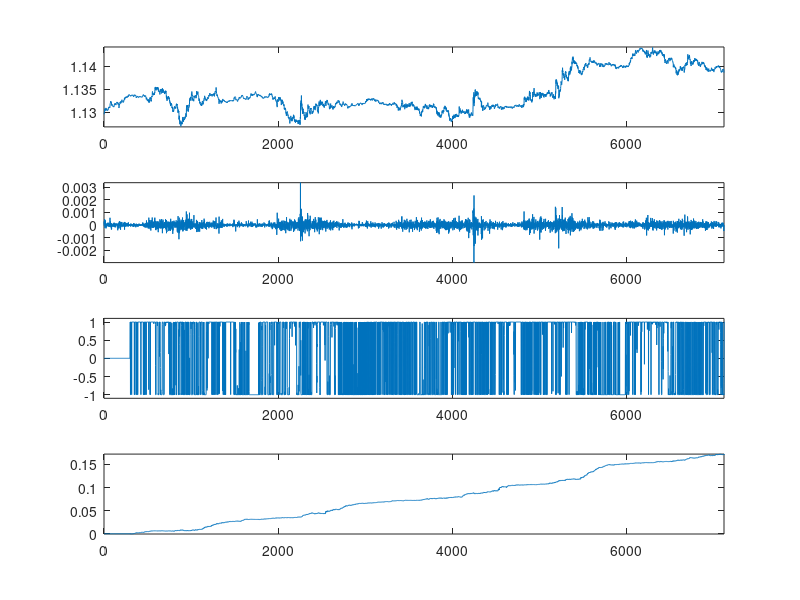
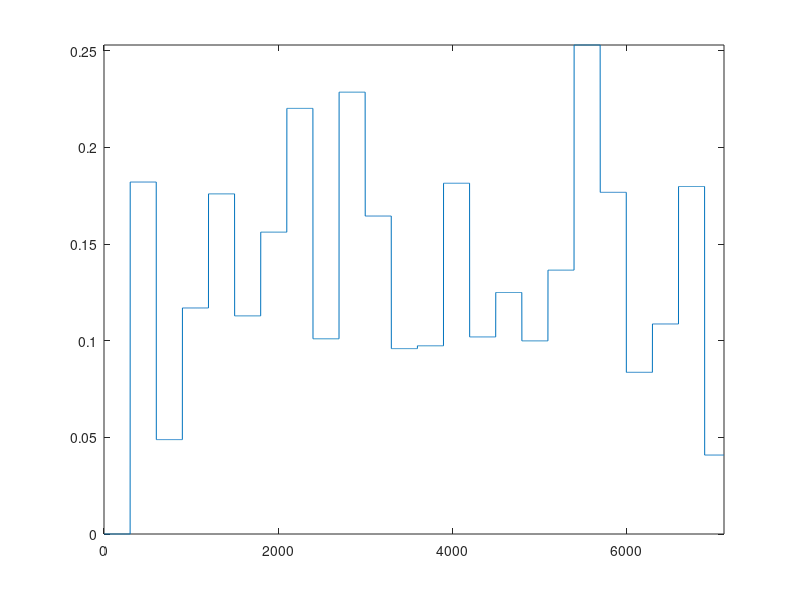

The MATLAB source for these figures, in order:
clear;

% load('eur_prices.txt')
% load('eur_returns.txt')
% load('eur_wealth.txt')
% load('eur_signal.txt')
% load('eur_sharpe.txt')
load('eur_prices.txt')
load('eur_returns.txt')
load('eur_wealth.txt')
load('eur_signal.txt')
load('eur_sharpe.txt')


more off;

nmin = size(eur_prices,1);

% Recompute our own returns:
returns = eur_prices(2:end) - eur_prices(1:end-1);
len = sum(abs(eur_returns - returns));
assert(len<1e-12,'Mismatch in computed returns.');

%eur_wealth -= 10000.0;

figure(1);
subplot(4,1,1);
plot(eur_prices);
axis([0, nmin, min(eur_prices(:))*0.9999, max(eur_prices(:))*1.0001]);
subplot(4,1,2);
plot(eur_returns);
axis([0, nmin, min(eur_returns(:))*0.9999, max(eur_returns(:))*1.0001]);
subplot(4,1,3);
plot(eur_signal);
axis([0, nmin, min(eur_signal(:))*1.1, max(eur_signal(:))*1.1]);
subplot(4,1,4);
plot(eur_wealth);
axis([0, nmin, min(eur_wealth(:))*0.9999, max(eur_wealth(:))*1.0001]);

figure(2);
subplot(1,1,1);
plot(eur_sharpe);
axis([0, nmin, min(eur_sharpe(:))*1.0, max(eur_sharpe(:))*1.0]);


if false,

% now enter the evaluation loop:
% number of steps:
%ns = 2000;
ns = size(eur_returns,1);

trainLen = 2000;
evalLen = 200;
evalCount = 0;
ni = 10;

train_returns = zeros(trainLen,1);
eval_returns = zeros(ni,1);

% Initial theta value:
theta = ones(ni+2,1);

% returns mean and deviation:
rmean = 0.0;
rdev = 0.0;

% Training options:
options = struct('GradObj','on','Display','iter','MaxIter',1000,'HessUpdate','bfgs','GradConstr',false);

Ft_1 = 0.0;

wealth = 0.0;
profit = zeros(ns,1);
signal = zeros(ns,1);

tcost = 0.0001;

for i=1:ns
  rt = eur_returns(i);
  train_returns = push_back(train_returns,rt);
  eval_returns = push_back(eval_returns,rt);
  if(i<trainLen)
    continue;
  end

  %fprintf('On iteration %d.\n',i);

  % We have enough training examples.
  % perform training if necessary:
  if(mod(evalCount,evalLen)==0) 
    %fprintf('Performing training at step %d\n',i);
    [nrets, rmean, rdev] = featureNormalize(train_returns);

    [theta, cost, EXITFLAG] = fminlbfgs(@(t)(costFunction(nrets, train_returns, t)), ones(ni+2,1), options)
  end

  % increment eval count:
  evalCount++;

  rvec = (eval_returns-rmean)/rdev;
  params = [1; rvec; Ft_1];

  Ft = tanh(theta' * params);
  signal(i)=Ft;

  %fprintf('Predicting: Ft=%f\n',Ft);

  % Compute the Rt value:
  rt = eval_returns(end);
  Rt = Ft_1 *rt - tcost * abs(Ft - Ft_1);
  wealth += Rt;
  Ft_1 = Ft;

  profit(i) = wealth;
end

figure(2);
subplot(4,1,1);
plot(eur_prices(1:ns));
axis([0, ns, min(eur_prices(1:ns))*0.9999, max(eur_prices(1:ns))*1.0001]);
subplot(4,1,2);
plot(eur_returns(1:ns));
axis([0, ns, min(eur_returns(1:ns))*0.9999, max(eur_returns(1:ns))*1.0001]);
subplot(4,1,3);
plot(signal(1:ns));
axis([0, ns, min(signal(1:ns))*0.9999, max(signal(1:ns))*1.0001]);
subplot(4,1,4);
plot(profit(1:ns));
axis([0, ns, min(profit(1:ns))*0.9999, max(profit(1:ns))*1.0001]);

end

more on;
